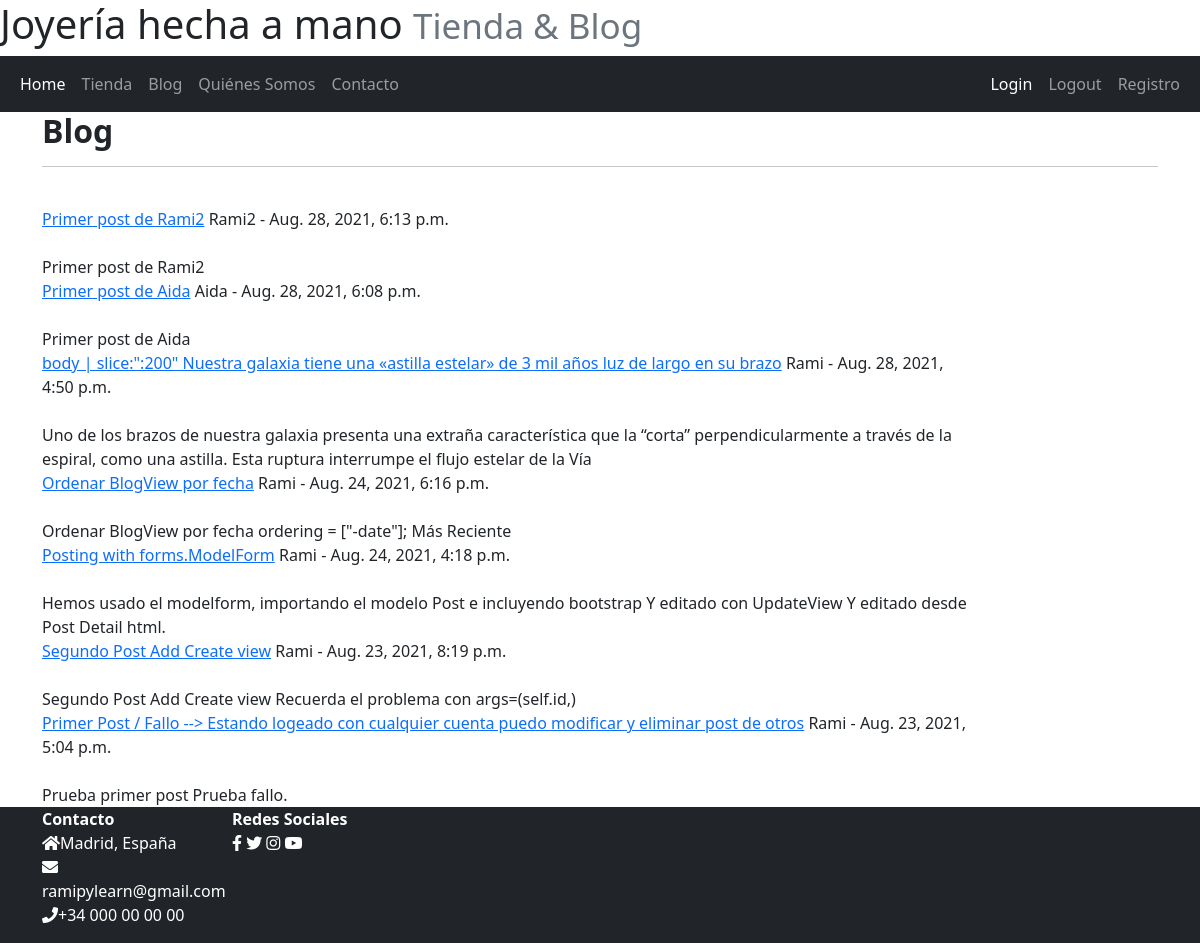
Screenshot of /blog/ with the database file from the repository.
### blog_app/models.py (models this page shows, shortened)
class Post(models.Model):
    subject = models.TextField(max_length=200);
    author = models.ForeignKey(User, on_delete=models.PROTECT);
    body = models.TextField();
    date = models.DateTimeField(auto_now_add=True);

### blog_app/views.py (the view)
# urls.py: path('blog/', views.BlogView.as_view(), name='blog'),
class BlogView(ListView):
    model = Post;
    template_name = "blog_app/blog.html";
    ordering = ["-date"];

### blog_app/templates/blog_app/blog.html (shortened to what this page needs)
{% extends "blog_app/base.html" %}
{% block content %}
<div class="container">
    <h2><strong>Blog</strong></h2>
    <hr><br>
    <div class="row">
        {% if object_list %}
            {% for post in object_list %}
            <div class="col-10">
            <a href="{% url 'blog_app:post_detail' post.pk %}">{{post.subject}}</a> {{post.author}} -
            {{post.date}}<br><br>
            {{post.body|slice:":200"}}<br>
            </div>
            {% endfor %}
        {% else %}
            <p>No hay posts.</p>
        {% endif %}
    </div>
</div>
{% endblock %}

### rows the page displays
Post: subject "Primer post de Rami2", author "Rami2", date "Aug. 28, 2021, 6:13 p.m.", body "Primer post de Rami2"
Post: subject "Primer post de Aida", author "Aida", date "Aug. 28, 2021, 6:08 p.m.", body "Primer post de Aida"
Post: subject "body | slice:\":200\" Nuestra galaxia tiene una «astilla estelar» de 3 mil años luz de largo en su brazo", author "Rami", date "Aug. 28, 2021, 4:50 p.m.", body "Uno de los brazos de nuestra galaxia presenta una extraña característica que la “corta” perpendicularmente a través de la espiral, como una astilla. Esta ruptura interrumpe el flujo estelar de la Vía"
Post: subject "Ordenar BlogView por fecha", author "Rami", date "Aug. 24, 2021, 6:16 p.m.", body "Ordenar BlogView por fecha ordering = [\"-date\"]; Más Reciente"
Post: subject "Posting with forms.ModelForm", author "Rami", date "Aug. 24, 2021, 4:18 p.m.", body "Hemos usado el modelform, importando el modelo Post e incluyendo bootstrap Y editado con UpdateView Y editado desde Post Detail html."
Post: subject "Segundo Post Add Create view", author "Rami", date "Aug. 23, 2021, 8:19 p.m.", body "Segundo Post Add Create view Recuerda el problema con args=(self.id,)"
Post: subject "Primer Post / Fallo --> Estando logeado con cualquier cuenta puedo modificar y eliminar post de otros", author "Rami", date "Aug. 23, 2021, 5:04 p.m.", body "Prueba primer post Prueba fallo."
